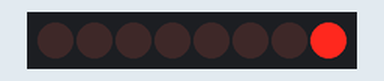
Recording of a sketch running on a simulated Arduino Uno, built with avr-gcc and run on an emulated ATmega328P. Parts: 8 shift-register outputs drawn as a row of LEDs (first output left, lit = HIGH). Wiring (inferred from the names in the program): shift register (74HC595): data pin 11; shift clock pin 12; latch pin 8. Wiring (inferred from the signals the program sends): row of LEDs: on Q0, Q1, Q2, Q3, Q4, Q5, Q6, Q7.

Above: at 1.1 s.
At 5.1 s:
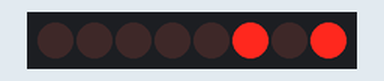
At 10.1 s:
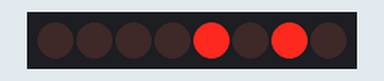
At 20.1 s:
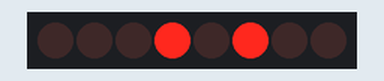
At 29.1 s:
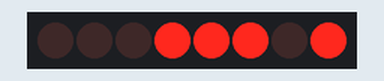
At 39.1 s:
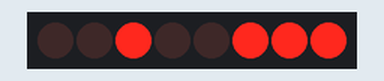
Timing chart, 0 to 40.0 s (numbered marks = the images above):
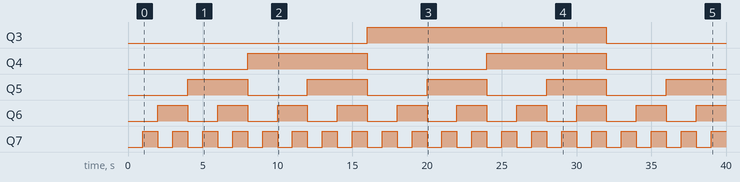

The sketch:

5.3.12-74HC595.ino
```cpp
/*
使用74HC595扩展I/O
（shiftOut串行输出的使用）
*/
// ST_CP连接8号引脚
int latchPin = 8;
// SH_CP 连接12号引脚
int clockPin = 12;
// DS连接11号引脚
int dataPin = 11;

void setup() {
  //初始化模拟SPI引脚
  pinMode(latchPin, OUTPUT);
  pinMode(clockPin, OUTPUT);
  pinMode(dataPin, OUTPUT);
}

void loop()
{
  //count up routine
  for (int j = 0; j < 256; j++)
  {
    //当你传输数据时，STCP需要保持低电平
    digitalWrite(latchPin, LOW);
    shiftOut(dataPin, clockPin, LSBFIRST, j);
// 传输完数据后，将STCP拉高
// 此时74HC595会更新并行引脚输出状态
    digitalWrite(latchPin, HIGH);
    delay(1000);
  }
}
```

Measured:
- by itself, Q3: LOW → HIGH at 16.0 s, → LOW 16.0 s later
- by itself, Q4: alternates HIGH for 8.0 s and LOW for 8.0 s
- by itself, Q5: alternates HIGH for 4.0 s and LOW for 4.0 s
- by itself, Q6: alternates HIGH for 2.0 s and LOW for 2.0 s
- by itself, Q7: alternates HIGH for 1.0 s and LOW for 1.0 s
